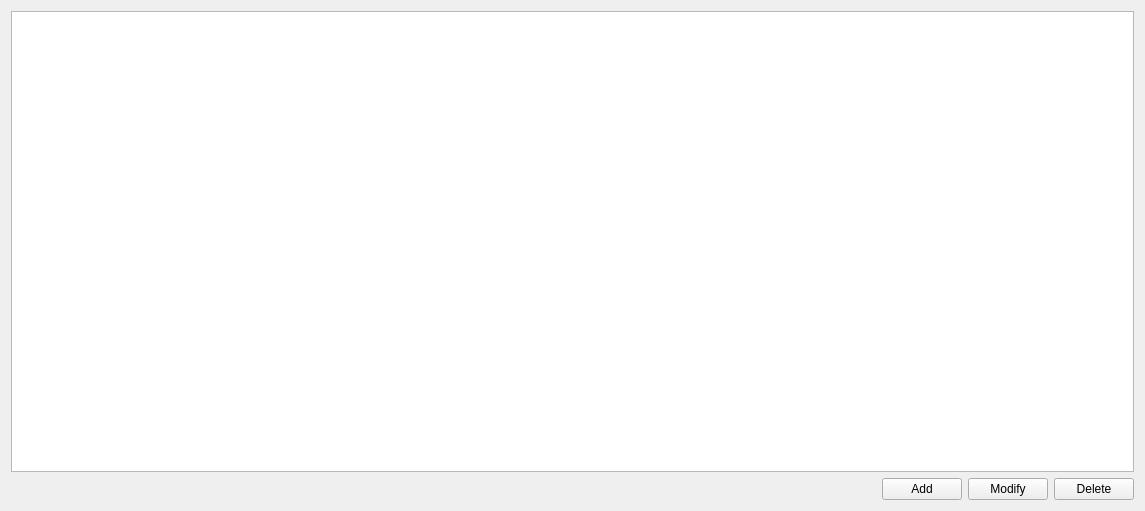
<?xml version="1.0" encoding="UTF-8"?>
<ui version="4.0">
 <class>Articles</class>
 <widget class="QWidget" name="Articles">
  <property name="geometry">
   <rect>
    <x>0</x>
    <y>0</y>
    <width>1145</width>
    <height>511</height>
   </rect>
  </property>
  <property name="windowTitle">
   <string>Form</string>
  </property>
  <layout class="QVBoxLayout" name="verticalLayout">
   <item>
    <widget class="QTableView" name="tableView"/>
   </item>
   <item>
    <layout class="QHBoxLayout" name="horizontalLayout">
     <item>
      <spacer name="horizontalSpacer">
       <property name="orientation">
        <enum>Qt::Horizontal</enum>
       </property>
       <property name="sizeHint" stdset="0">
        <size>
         <width>40</width>
         <height>20</height>
        </size>
       </property>
      </spacer>
     </item>
     <item>
      <widget class="QPushButton" name="addBtn">
       <property name="text">
        <string>Add</string>
       </property>
      </widget>
     </item>
     <item>
      <widget class="QPushButton" name="modifyBtn">
       <property name="text">
        <string>Modify</string>
       </property>
      </widget>
     </item>
     <item>
      <widget class="QPushButton" name="deleteBtn">
       <property name="text">
        <string>Delete</string>
       </property>
      </widget>
     </item>
    </layout>
   </item>
  </layout>
 </widget>
 <resources/>
 <connections/>
</ui>
